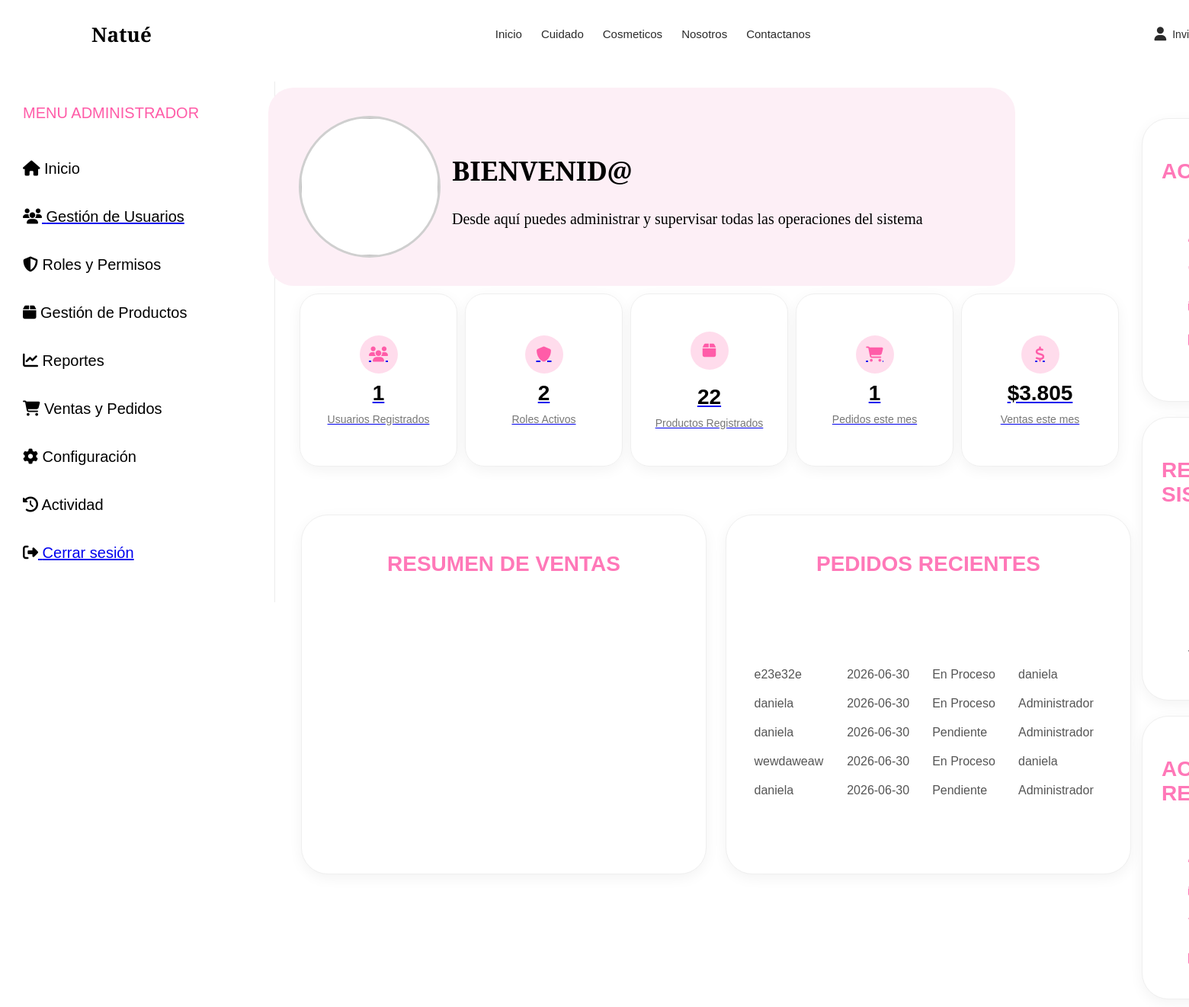
Page /admin/06.admin.php on the committed database.
### tables this page shows
CREATE TABLE IF NOT EXISTS `pedidos` (
  `id` INT NOT NULL AUTO_INCREMENT,
  `nombre` VARCHAR(45) NULL DEFAULT NULL,
  `fecha` DATE NULL DEFAULT NULL,
  `estado` VARCHAR(45) NULL DEFAULT NULL,
  `vendedor` VARCHAR(45) NULL DEFAULT NULL,
  PRIMARY KEY (`id`));

### admin/06.admin.php (the view, shortened to what this page needs)
<?php
$servidor = "localhost";
$usuario = "root";
$contra = "";
$baseDeDatos = "shena";
$conn = new mysqli($servidor, $usuario, $contra, $baseDeDatos);
$totalUsuarios = $conn->query(
    "SELECT COUNT(*) AS total FROM usuario"
)->fetch_assoc()['total'];
$totalProductos = $conn->query(
    "SELECT COUNT(*) AS total FROM productos"
)->fetch_assoc()['total'];
?>
<!DOCTYPE html>
<html lang="en">
<head>
  <link rel="stylesheet" href="https://cdnjs.cloudflare.com/ajax/libs/font-awesome/6.6.0/css/all.min.css">
</head>
<body>
<?php include("../includes/header.php"); ?>
<aside class="menu">
    <div class="titulo-menu">MENU ADMINISTRADOR</div>
    <div><i class="fa-solid fa-house"></i> Inicio</div>
    <a href="../usuario/13.formeditarusuario.php"><div><i class="fa-solid fa-users"></i> Gestión de Usuarios</div></a>
    <div><i class="fa-solid fa-shield-halved"></i> Roles y Permisos</div>
    <div><i class="fa-solid fa-box"></i> Gestión de Productos</div>
    <div><i class="fa-solid fa-chart-line"></i> Reportes</div>
    <div><i class="fa-solid fa-cart-shopping"></i> Ventas y Pedidos</div></a>
    <div><i class="fa-solid fa-gear"></i> Configuración</div>
    <div><i class="fa-solid fa-clock-rotate-left"></i> Actividad</div>
    <div><i class="fa-solid fa-right-from-bracket"><a href="../auth/26.cerrarsesion.php"></i> Cerrar sesión</div>
</aside>
<main class="info">
    <seccion class="bienvenida"><div class="circulo"><img src="./img/sheshe.png" alt=""></div>
    <div class="texto"><h2>BIENVENID@ <?php echo $_SESSION['nombre'];?></h2>
    <p>Desde aquí puedes administrar y supervisar todas las operaciones del sistema</p></div></seccion>
<section class="cards">
    <article class="card"><div class="icono"><i class="fa-solid fa-users"></i></div><h3><?php echo $totalUsuarios; ?></h3><p>Usuarios Registrados</p></article>
    <article class="card"><div class="icono"><i class="fa-solid fa-shield"></i></div><h3>2</h3><p>Roles Activos</p></article>
    <article class="card"><div class="icono"><i class="fa-solid fa-box"></i></div><h3><h3><?php echo $totalProductos; ?></h3></h3><p>Productos Registrados</p></article>
    <article class="card"><div class="icono"><i class="fa-solid fa-cart-shopping"></i></div><h3><?php echo $totalUsuarios; ?></h3><p>Pedidos este mes</p></article>
    <article class="card"><div class="icono"><i class="fa-solid fa-dollar-sign"></i></div><h3>$3.805</h3><p>Ventas este mes</p></article>
</section>
<section class="contenido">
  <section class="resumen">
  <h3 class="titulo-caja">RESUMEN DE VENTAS</h3>
</section>
<section class="pedidos"><h3 class="titulo-caja">PEDIDOS RECIENTES</h3>
  <table class="tabla-pedidos">
<?php
$pedidos = $conn->query("
SELECT *
    FROM pedidos
    ORDER BY id DESC
    LIMIT 5
");
while($pedido = $pedidos->fetch_assoc()){
?>
<tr>
    <td><?php echo $pedido['nombre']; ?></td>
    <td><?php echo $pedido['fecha']; ?></td>
    <td><?php echo $pedido['estado']; ?></td>
    <td><?php echo $pedido['vendedor']; ?></td>
</tr>
<?php
}
?>
    </table>
  </section>
</section>
<aside class="act">
  <section class="acciones"><h3 class="titulo-caja">ACCIONES RAPIDAS</h3>
  <ul class="lista-acciones">
  </ul>
  </section>
  <section class="resumen-sistema">
    <h3 class="titulo-caja">RESUMEN DEL SISTEMA</h3>
    <ul class="lista-sistema">
    <li><span>Ventas este mes</span><strong>$3.850</strong></li></ul>
  </section>
  <section class="actividad">
    <h3 class="titulo-caja">ACTIVIDAD RECIENTE</h3>
    <ul class="lista-actividad">
    </ul>
  </section>
</aside>
</main>
</body>
</html>

### admin/06.admin.php (style rules this page uses)
body { display: grid; margin: 0; font-family: Arial, sans-serif; grid-template-columns: 198px 1fr 260px; grid-template-rows: 70px 1fr; grid-template-areas: "barra barra barra" "menu info act" "pie pie pie"; gap: 10px; height: 100vh; background: #ffffff }
.menu { grid-area: menu; display: flex; flex-direction: column; gap: 10px; background-color: #ffffff; padding: 15px; margin-top: 27px; width: 330px; border-right: 1px solid #ececec; }
.titulo-menu { font-size: 15px; color: #ff5ca8; margin-bottom: 10px; }
.menu div { padding: 15px; border-radius: 12px; font-size: 20px; transition: .3s; cursor: pointer; }
.info { grid-area: info; display: grid; grid-template-areas: "bienvenida" "cards" "contenido"; grid-template-rows: auto auto 1fr; gap: 20px; padding: 10px; margin-top: 25px; }
.bienvenida { grid-area: bienvenida; background: #fdeff6; height: 220px; width: 900px; left: 20%; position: absolute; border-radius: 33px; margin-left: 40px; display: flex; align-items: center; justify-content: center; font-size: 30px; font-family: 'Playfair Display', serif; color: #2b2b2b; gap: 15px; justify-content: flex-start; padding: 20px 40px; }
.circulo { width: 180px; height: 180px; border-radius: 50%; background: white; border: 3px solid #cfcfcf; display: flex; align-items: center; justify-content: center; overflow: hidden; }
.circulo img { width: 100%; height: 100%; object-fit: cover; }
.cards { grid-area: cards; display: flex; gap: 10px; margin-top: 250px; margin-left: 175px; }
.card { width: 205px; height: 225px; background-color: #ffffffe3; border-radius: 25px; display: flex; flex-direction: column; align-items: center; justify-content: center; gap: 10px; box-shadow: 0 5px 18px rgba(0,0,0,0.05); border: 1px solid #efefef; }
.icono { width: 50px; height: 50px; background: #ffdcec; border-radius: 50%; display: flex; align-items: center; justify-content: center; }
.icono i { color: #ff5ca8; font-size: 20px; }
.card h3 { margin: 0; font-size: 28px; color: #000; }
.card p { margin: 0; font-size: 14px; color: #777; }
.contenido { grid-area: contenido; display: grid; grid-template-areas: "resumen pedidos"; grid-template-columns: 1fr 1fr; gap: 25px; margin-top: 560px; margin-left: 177px; position: absolute; }
.resumen { grid-area: resumen; background: #ffffff; height: 450px; width: 530px; border-radius: 35px; box-shadow: 0 5px 18px rgba(0,0,0,0.05); border: 1px solid #efefef; display: flex; display: flex; flex-direction: column; align-items: center; justify-content: flex-start; padding-top: 20px; color: #ff78b8; font-size: 28px; }
.pedidos { grid-area: pedidos; background: #ffffff; height: 450px; width: 530px; border-radius: 35px; box-shadow: 0 5px 18px rgba(0,0,0,0.05); border: 1px solid #efefef; display: flex; flex-direction: column; align-items: center; justify-content: flex-start; padding-top: 20px; color: #ff78b8; font-size: 28px; }
.act { grid-area: act; display: flex; flex-direction: column; gap: 20px; padding: 10px; margin-top: 30px; margin-left: 1270px; border-radius: 25%; position: absolute; }
.acciones { background: #ffffff; width: 290px; height: 320px; border-radius: 35px; box-shadow: 0 5px 18px rgba(0,0,0,0.05); border: 1px solid #efefef; display: flex; flex-direction: column; align-items: flex-start; justify-content: flex-start; padding: 25px; }
.resumen-sistema { background: #ffffff; width: 290px; height: 320px; border-radius: 35px; box-shadow: 0 5px 18px rgba(0,0,0,0.05); border: 1px solid #efefef; display: flex; flex-direction: column; align-items: flex-start; justify-content: flex-start; padding: 25px; }
.actividad { background: #ffffff; width: 290px; height: 320px; border-radius: 35px; box-shadow: 0 5px 18px rgba(0,0,0,0.05); border: 1px solid #efefef; display: flex; flex-direction: column; align-items: flex-start; justify-content: flex-start; padding: 25px; }
.titulo-caja { color:#ff78b8; font-size:28px; margin-bottom:20px; }
.tabla-pedidos { width:90%; margin:auto; border-collapse:collapse; font-size:16px; color:#555; }
.tabla-pedidos td { padding:10px; }
.lista-acciones { list-style:none; display:flex; flex-direction:column; gap:25px; padding:20px 35px; font-size:18px; color:#444; }
.lista-sistema { list-style:none; padding:20px 35px; }
.lista-actividad { list-style:none; display:flex; flex-direction:column; gap:25px; padding:20px 35px; font-size:17px; color:#444; }
h2 { font-size: 35px; }
p { font-size: 20px; }
div { color: #000; }

### rows in the picture
pedidos: nombre "e23e32e", fecha "2026-06-30", estado "En Proceso", vendedor "daniela"
pedidos: nombre "daniela", fecha "2026-06-30", estado "En Proceso", vendedor "Administrador"
pedidos: nombre "daniela", fecha "2026-06-30", estado "Pendiente", vendedor "Administrador"
pedidos: nombre "wewdaweaw", fecha "2026-06-30", estado "En Proceso", vendedor "daniela"
pedidos: nombre "daniela", fecha "2026-06-30", estado "Pendiente", vendedor "Administrador"

### other values in the picture
$totalUsuarios "1"
$totalProductos "22"
